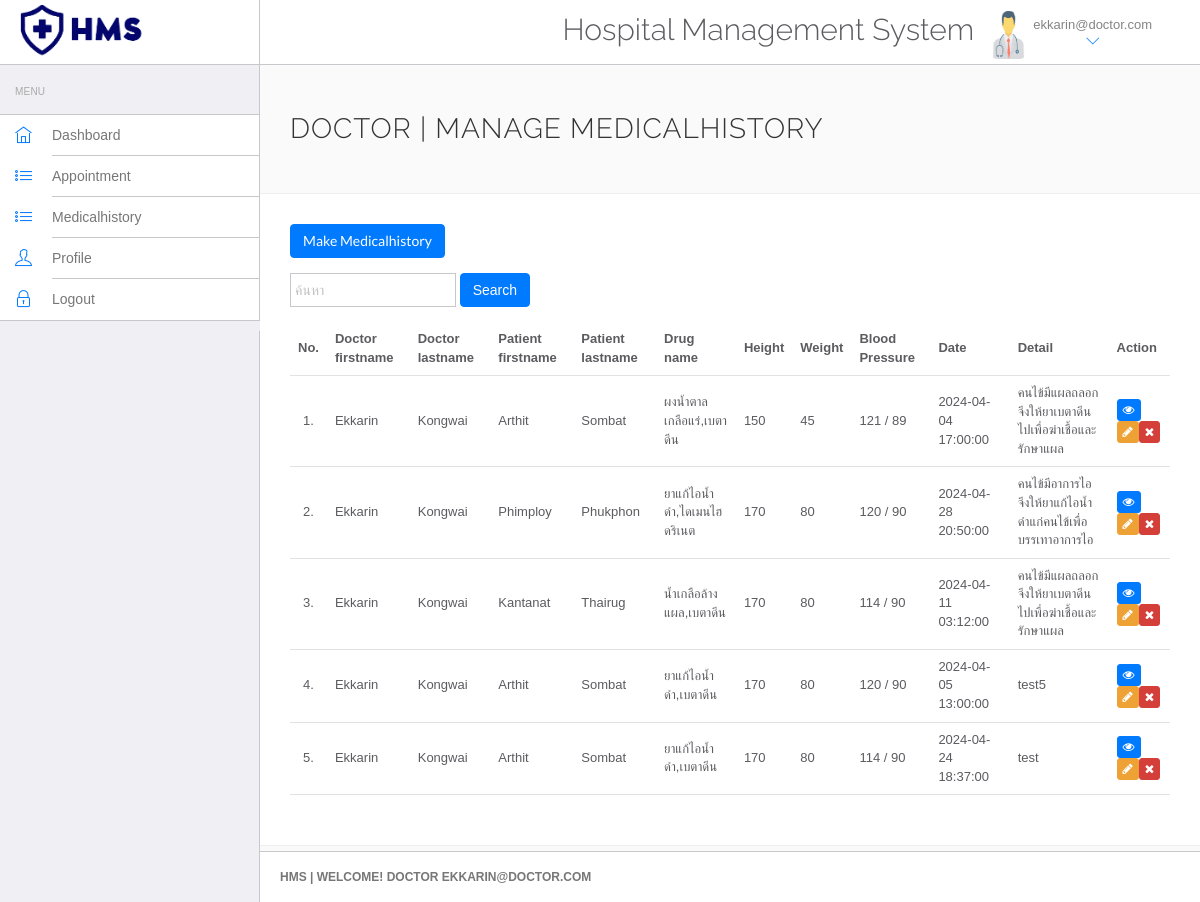
/doctor/manage-medicalhistory.php (signed in), run on the app's committed database.
### tables this page shows
CREATE TABLE `medicalhistory` (
  `id` int NOT NULL,
  `id_doctor` int NOT NULL,
  `id_users` int NOT NULL,
  `id_drugs` varchar(20) NOT NULL,
  `height` varchar(10) NOT NULL,
  `weight` varchar(10) NOT NULL,
  `bloodpressure` varchar(100) NOT NULL,
  `medicalhistorydate` datetime NOT NULL,
  `details` varchar(255) NOT NULL
);

CREATE TABLE `doctors` (
  `id` int NOT NULL,
  `firstname` varchar(50) NOT NULL,
  `lastname` varchar(50) NOT NULL,
  `gender` varchar(20) NOT NULL,
  `specialization` varchar(100) NOT NULL,
  `phoneno` varchar(12) NOT NULL,
  `birthdate` date DEFAULT NULL,
  `address` varchar(255) NOT NULL,
  `email` varchar(100) NOT NULL,
  `password` varchar(255) NOT NULL
);

CREATE TABLE `users` (
  `id` int NOT NULL,
  `firstname` varchar(100) NOT NULL,
  `lastname` varchar(100) NOT NULL,
  `gender` varchar(20) NOT NULL,
  `phonenum` varchar(12) NOT NULL,
  `birthdate` date DEFAULT NULL,
  `address` varchar(100) NOT NULL,
  `congenital` varchar(500) NOT NULL,
  `drugallergy` varchar(500) NOT NULL,
  `email` varchar(50) NOT NULL,
  `password` varchar(255) NOT NULL
);

### doctor/manage-medicalhistory.php (the view, shortened to what this page needs)
<!DOCTYPE html>
<html lang="en">
<head>
    <link rel="stylesheet" href="vendor/bootstrap/css/bootstrap.min.css">
    <link rel="stylesheet" href="vendor/fontawesome/css/font-awesome.min.css">
    <link rel="stylesheet" href="vendor/themify-icons/themify-icons.min.css">
    <link href="vendor/animate.css/animate.min.css" rel="stylesheet" media="screen">
    <link href="vendor/perfect-scrollbar/perfect-scrollbar.min.css" rel="stylesheet" media="screen">
    <link href="vendor/switchery/switchery.min.css" rel="stylesheet" media="screen">
    <link href="vendor/bootstrap-touchspin/jquery.bootstrap-touchspin.min.css" rel="stylesheet" media="screen">
    <link href="vendor/select2/select2.min.css" rel="stylesheet" media="screen">
    <link href="vendor/bootstrap-datepicker/bootstrap-datepicker3.standalone.min.css" rel="stylesheet" media="screen">
    <link href="vendor/bootstrap-timepicker/bootstrap-timepicker.min.css" rel="stylesheet" media="screen">
    <link rel="stylesheet" href="assets/css/styles.css">
    <link rel="stylesheet" href="assets/css/plugins.css">
    <link rel="stylesheet" href="assets/css/themes/theme-1.css" id="skin_color" />
</head>
<body>
    <div id="app">
        <?php include('include/sidebar.php');?>
        <div class="app-content">
            <?php include('include/header.php');?>
            <div class="main-content">
                <div class="wrap-content container" id="container">
                    <section id="page-title">
                        <div class="row">
                            <div class="col-sm-8">
                                <h1 class="mainTitle">Doctor | Manage Medicalhistory</h1>
                            </div>
                        </div>
                    </section>
                    <div class="container-fluid container-fullw bg-white">
                        <div class="row">
                            <div class="col-md-12">
                                <h5 class="over-title margin-bottom-15"><a href="add-medicalhistory.php"
                                        class="btn btn-primary">Make Medicalhistory</a></h5>
                                <div class="row">
                                    <div class="col-md-12">
                                        <form method="post" class="form-inline" style="margin-bottom: 15px;">
                                            <div class="form-group">
                                                <input type="text" name="search_term" class="form-control" placeholder="ค้นหา" value="<?php echo $_SESSION['search_term']; ?>">
                                            </div>
                                            <button type="submit" name="search" class="btn btn-primary">Search</button>
                                        </form>
                                    </div>
                                </div>
                                <table class="table table-hover" id="sample-table-1">
                                    <thead>
                                        <tr>
                                            <th class="center">No.</th>
                                            <th class="hidden-xs">Doctor firstname</th>
                                            <th>Doctor lastname</th>
                                            <th>Patient firstname</th>
                                            <th>Patient lastname</th>
                                            <th>Drug name</th>
                                            <th>Height</th>
                                            <th>Weight</th>
                                            <th>Blood Pressure</th>
                                            <th>Date</th>
                                            <th>Detail</th>
                                            <th>Action</th>
                                        </tr>
                                    </thead>
                                    <tbody>
                                        <?php
                                        include('../include/config.php');
                                            $sql = "SELECT medicalhistory.id AS mn_id, doctors.firstname AS doctor_fname, doctors.lastname AS doctor_lname, users.firstname AS user_fname, users.lastname AS user_lname, GROUP_CONCAT(drugs.drugname) AS d_name, medicalhistorydate, height, weight, bloodpressure, details FROM medicalhistory";
                                            $sql .= " LEFT JOIN users ON users.id=medicalhistory.id_users
                                                    LEFT JOIN doctors ON doctors.id=medicalhistory.id_doctor
                                                    LEFT JOIN drugs ON FIND_IN_SET(drugs.id, medicalhistory.id_drugs) > 0
                                                    WHERE medicalhistory.id_doctor=".$_SESSION['id'];
                                                    $sql .= " GROUP BY medicalhistory.id";
                                                    $result = mysqli_query($conn, $sql);
                                                    if(mysqli_num_rows($result) > 0) {
                                                        $count = 1;
                                                        while($row = mysqli_fetch_assoc($result)) {
                                                            echo "<tr>";
                                                            echo "<td class='center'>$count.</td>";
                                                            echo "<td>".$row['doctor_fname']."</td>";
                                                            echo "<td>".$row['doctor_lname']."</td>";
                                                            echo "<td>".$row['user_fname']."</td>";
                                                            echo "<td>".$row['user_lname']."</td>";
                                                            echo "<td>".$row['d_name']."</td>";
                                                            echo "<td>".$row['height']."</td>";
                                                            echo "<td>".$row['weight']."</td>";
                                                            echo "<td>".$row['bloodpressure']."</td>";
                                                            echo "<td>".$row['medicalhistorydate']."</td>";
                                                            echo "<td>".$row['details']."</td>";
                                                            echo "<td>";
                                                            echo "<div class='visible-md visible-lg hidden-sm hidden-xs'>";
                                                            echo "<a href='view-medicalhistory.php?id=".$row['mn_id']."' class='btn btn-primary btn-xs' tooltip-placement='top' tooltip='View'><i class='fa fa-eye'></i></a>";
                                                            echo "<a href='edit-medicalhistory.php?id=".$row['mn_id']."' class='btn btn-warning btn-xs' tooltip-placement='top' tooltip='Edit'><i class='fa fa-pencil'></i></a>";
                                                            echo "<a href='manage-medicalhistory.php?id=".$row['mn_id']."&del=delete' onClick='return confirm(\"Are you sure you want to delete?\")' class='btn btn-danger btn-xs tooltips' tooltip-placement='top' tooltip='Remove'><i class='fa fa-times fa fa-white'></i></a>";
                                                            echo "</div>";
                                                            echo "</td>";
                                                            echo "</tr>";
                                                            $count++;
                                                        }
                                                    } else {
                                                        echo "<tr><td colspan='10'>ไม่พบข้อมูลที่ตรงกับคำค้นหา</td></tr>";
                                                    }
                                                    ?>
                                    </tbody>
                                </table>
                            </div>
                        </div>
                    </div>
                </div>
            </div>
        </div>
        <?php include('include/footer.php');?>
    </div>
</body>
</html>

### doctor/assets/css/themes/theme-1.css (style rules this page uses)
body { background: #FAFAFA; }

### data on the page
medicalhistory: id_doctor.firstname "Ekkarin", id_doctor.lastname "Kongwai", id_users.firstname "Arthit", id_users.lastname "Sombat", d_name "ผงน้ำตาลเกลือแร่,เบตาดีน", height "150", weight "45", bloodpressure "121 / 89", medicalhistorydate "2024-04-04 17:00:00", details "คนไข้มีแผลถลอก จึงให้ยาเบตาดีนไปเพื่อฆ่าเชื้อและรักษาแผล"
medicalhistory: id_doctor.firstname "Ekkarin", id_doctor.lastname "Kongwai", id_users.firstname "Phimploy", id_users.lastname "Phukphon", d_name "ยาแก้ไอน้ำดำ,ไดเมนไฮดริเนต", height "170", weight "80", bloodpressure "120 / 90", medicalhistorydate "2024-04-28 20:50:00", details "คนไข้มีอาการไอ จึงให้ยาแก้ไอน้ำดำแก่คนไข้เพื่อบรรเทาอาการไอ"
medicalhistory: id_doctor.firstname "Ekkarin", id_doctor.lastname "Kongwai", id_users.firstname "Kantanat", id_users.lastname "Thairug", d_name "น้ำเกลือล้างแผล,เบตาดีน", height "170", weight "80", bloodpressure "114 / 90", medicalhistorydate "2024-04-11 03:12:00", details "คนไข้มีแผลถลอก จึงให้ยาเบตาดีนไปเพื่อฆ่าเชื้อและรักษาแผล"
medicalhistory: id_doctor.firstname "Ekkarin", id_doctor.lastname "Kongwai", id_users.firstname "Arthit", id_users.lastname "Sombat", d_name "ยาแก้ไอน้ำดำ,เบตาดีน", height "170", weight "80", bloodpressure "120 / 90", medicalhistorydate "2024-04-05 13:00:00", details "test5"
medicalhistory: id_doctor.firstname "Ekkarin", id_doctor.lastname "Kongwai", id_users.firstname "Arthit", id_users.lastname "Sombat", d_name "ยาแก้ไอน้ำดำ,เบตาดีน", height "170", weight "80", bloodpressure "114 / 90", medicalhistorydate "2024-04-24 18:37:00", details "test"

### other printed values
$_SESSION['email'] "ekkarin@doctor.com"
$_SESSION['email'] "EKKARIN@DOCTOR.COM"
